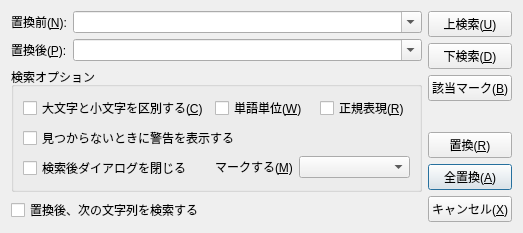
<?xml version="1.0" encoding="UTF-8"?>
<ui version="4.0">
 <class>ReplaceDialog</class>
 <widget class="QDialog" name="ReplaceDialog">
  <property name="geometry">
   <rect>
    <x>0</x>
    <y>0</y>
    <width>494</width>
    <height>206</height>
   </rect>
  </property>
  <property name="windowTitle">
   <string>置換</string>
  </property>
  <property name="windowIcon">
   <iconset resource="res.qrc">
    <normaloff>:/images/magnifier--pencil.png</normaloff>:/images/magnifier--pencil.png</iconset>
  </property>
  <layout class="QGridLayout" name="gridLayout">
   <item row="0" column="2" rowspan="6">
    <layout class="QVBoxLayout" name="verticalLayout">
     <item>
      <widget class="QPushButton" name="findPrev">
       <property name="text">
        <string>上検索(&amp;U)</string>
       </property>
       <property name="shortcut">
        <string>Shift+Return</string>
       </property>
      </widget>
     </item>
     <item>
      <widget class="QPushButton" name="findNext">
       <property name="text">
        <string>下検索(&amp;D)</string>
       </property>
       <property name="shortcut">
        <string>F3</string>
       </property>
       <property name="default">
        <bool>true</bool>
       </property>
       <property name="flat">
        <bool>false</bool>
       </property>
      </widget>
     </item>
     <item>
      <widget class="QPushButton" name="findMark">
       <property name="text">
        <string>該当マーク(&amp;B)</string>
       </property>
      </widget>
     </item>
     <item>
      <spacer name="verticalSpacer">
       <property name="orientation">
        <enum>Qt::Vertical</enum>
       </property>
       <property name="sizeHint" stdset="0">
        <size>
         <width>0</width>
         <height>0</height>
        </size>
       </property>
      </spacer>
     </item>
     <item>
      <widget class="QPushButton" name="replace">
       <property name="text">
        <string>置換(&amp;R)</string>
       </property>
       <property name="shortcut">
        <string>F3</string>
       </property>
       <property name="default">
        <bool>true</bool>
       </property>
       <property name="flat">
        <bool>false</bool>
       </property>
      </widget>
     </item>
     <item>
      <widget class="QPushButton" name="replaceAll">
       <property name="text">
        <string>全置換(&amp;A)</string>
       </property>
       <property name="shortcut">
        <string>F3</string>
       </property>
       <property name="default">
        <bool>true</bool>
       </property>
       <property name="flat">
        <bool>false</bool>
       </property>
      </widget>
     </item>
     <item>
      <widget class="QPushButton" name="exit">
       <property name="text">
        <string>キャンセル(&amp;X)</string>
       </property>
      </widget>
     </item>
    </layout>
   </item>
   <item row="1" column="0" rowspan="4" colspan="2">
    <widget class="QGroupBox" name="groupBox">
     <property name="title">
      <string>検索オプション</string>
     </property>
     <layout class="QGridLayout" name="gridLayout_2">
      <item row="0" column="0">
       <widget class="QCheckBox" name="caseSensitively">
        <property name="text">
         <string>大文字と小文字を区別する(&amp;C)</string>
        </property>
       </widget>
      </item>
      <item row="0" column="1">
       <widget class="QCheckBox" name="wholeWords">
        <property name="text">
         <string>単語単位(&amp;W)</string>
        </property>
       </widget>
      </item>
      <item row="0" column="3">
       <widget class="QCheckBox" name="regularExpression">
        <property name="text">
         <string>正規表現(&amp;R)</string>
        </property>
       </widget>
      </item>
      <item row="4" column="0">
       <widget class="QCheckBox" name="findkeep">
        <property name="text">
         <string>検索後ダイアログを閉じる</string>
        </property>
       </widget>
      </item>
      <item row="2" column="0" colspan="4">
       <widget class="QCheckBox" name="warningNavi">
        <property name="text">
         <string>見つからないときに警告を表示する</string>
        </property>
       </widget>
      </item>
      <item row="4" column="1" colspan="3">
       <layout class="QFormLayout" name="formLayout">
        <item row="0" column="0">
         <widget class="QLabel" name="label_3">
          <property name="text">
           <string>マークする(&amp;M)</string>
          </property>
          <property name="buddy">
           <cstring>mark</cstring>
          </property>
         </widget>
        </item>
        <item row="0" column="1">
         <widget class="QComboBox" name="mark">
          <property name="whatsThis">
           <string>検索結果の出力を「Grepウィンドウ」、「Grepエディタ」形式か選択できます</string>
          </property>
         </widget>
        </item>
       </layout>
      </item>
     </layout>
    </widget>
   </item>
   <item row="0" column="0" colspan="2">
    <layout class="QFormLayout" name="formLayout_2">
     <item row="0" column="1">
      <widget class="QComboBox" name="before">
       <property name="contextMenuPolicy">
        <enum>Qt::NoContextMenu</enum>
       </property>
       <property name="editable">
        <bool>true</bool>
       </property>
       <property name="maxCount">
        <number>20</number>
       </property>
       <property name="insertPolicy">
        <enum>QComboBox::InsertAtTop</enum>
       </property>
      </widget>
     </item>
     <item row="0" column="0">
      <widget class="QLabel" name="label">
       <property name="text">
        <string>置換前(&amp;N):</string>
       </property>
       <property name="buddy">
        <cstring>before</cstring>
       </property>
      </widget>
     </item>
     <item row="1" column="1">
      <widget class="QComboBox" name="after">
       <property name="contextMenuPolicy">
        <enum>Qt::NoContextMenu</enum>
       </property>
       <property name="editable">
        <bool>true</bool>
       </property>
       <property name="maxCount">
        <number>20</number>
       </property>
       <property name="insertPolicy">
        <enum>QComboBox::InsertAtTop</enum>
       </property>
      </widget>
     </item>
     <item row="1" column="0">
      <widget class="QLabel" name="label_2">
       <property name="text">
        <string>置換後(&amp;P):</string>
       </property>
       <property name="buddy">
        <cstring>after</cstring>
       </property>
      </widget>
     </item>
    </layout>
   </item>
   <item row="5" column="1">
    <spacer name="horizontalSpacer">
     <property name="orientation">
      <enum>Qt::Horizontal</enum>
     </property>
     <property name="sizeHint" stdset="0">
      <size>
       <width>0</width>
       <height>0</height>
      </size>
     </property>
    </spacer>
   </item>
   <item row="5" column="0">
    <widget class="QCheckBox" name="nextSearch">
     <property name="text">
      <string>置換後、次の文字列を検索する</string>
     </property>
    </widget>
   </item>
  </layout>
 </widget>
 <resources>
  <include location="res.qrc"/>
 </resources>
 <connections/>
</ui>
